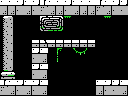

This game map was drawn from its Tiled (.tmx) file and the tilesets committed beside it. A one-line description and the full map source follow:
An orthogonal 16x12 tile map with 8x8 px tiles, 1 tile layer (Tile Layer 1) and 7 objects (item, big-item, breakable-left, breakable-up, door-left, ...).

<map version="1.0" orientation="orthogonal" renderorder="right-down" width="16" height="12" tilewidth="8" tileheight="8" nextobjectid="9">
 <properties>
  <property name="down" value="hole" />
 </properties>
 <tileset firstgid="1" name="tiles" tilewidth="8" tileheight="8" tilecount="256" columns="16">
  <image source="tiles.png" width="128" height="128" />
 </tileset>
 <layer name="Tile Layer 1" width="16" height="12">
  <data encoding="csv">
156,156,247,156,247,151,156,156,247,156,156,156,151,156,247,247,
152,152,153,152,153,153,152,152,153,152,152,152,153,152,153,153,
196,197,1,1,1,186,187,188,102,1,1,1,1,102,1,1,
212,213,1,1,1,183,184,185,1,1,1,1,1,1,1,1,
212,213,1,1,1,1,1,1,1,1,1,1,1,1,1,1,
212,213,1,1,254,143,254,254,254,254,254,254,1,1,1,1,
212,213,1,1,247,156,1,103,1,97,98,1,1,1,1,1,
212,213,1,1,153,152,1,104,1,1,1,1,1,1,1,1,
228,229,1,1,247,156,1,1,1,1,1,1,1,1,1,1,
244,245,1,1,153,152,1,1,1,1,1,1,1,1,1,1,
151,156,247,156,247,156,1,1,1,1,1,1,156,247,247,156,
153,152,153,152,153,152,1,1,1,1,1,1,152,153,153,152
</data>
 </layer>
 <objectgroup name="objects">
  <object id="1" type="item" x="16" y="64" width="16" height="16" />
  <object id="2" type="big-item" x="64" y="16" width="32" height="24" />
  <object id="4" type="breakable-left" x="0" y="16" width="16" height="64" />
  <object id="5" type="breakable-up" x="48" y="0" width="32" height="16" />
  <object id="6" type="door-left" x="0" y="40" width="16" height="24" />
  <object id="7" type="door-up" x="48" y="0" width="32" height="16" />
  <object id="8" type="4x4-item" x="96" y="48" width="32" height="32" />
 </objectgroup>
</map>
